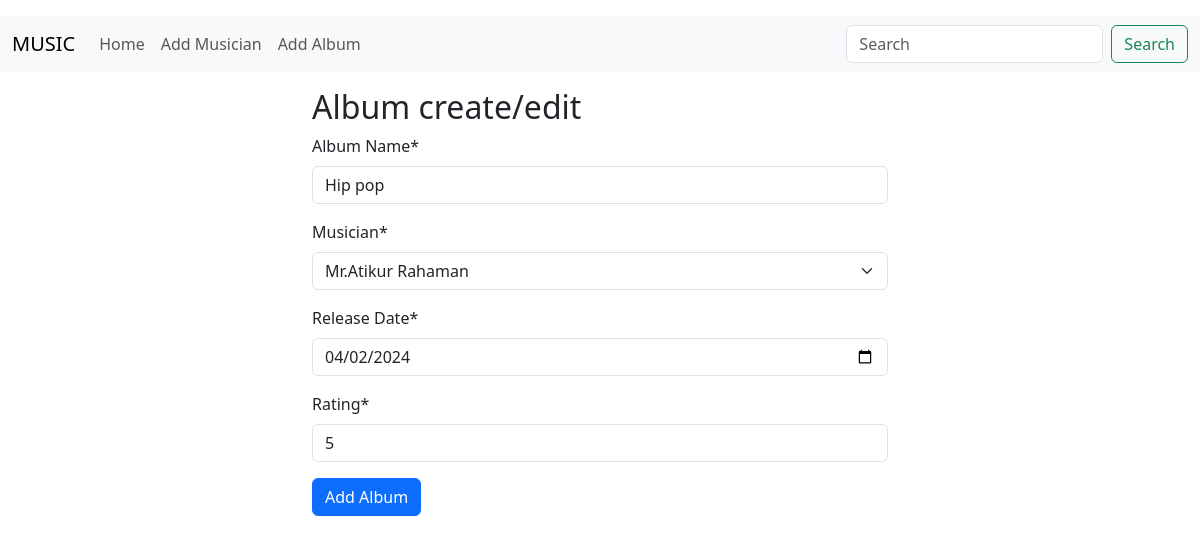
The app's page /album/edit_album/3/ with its own data.
### album/models.py (models this page shows, shortened)
class Album(models.Model):
    name = models.CharField(max_length=100)
    musician = models.ForeignKey(Musician, on_delete=models.CASCADE)
    release_date = models.DateField()
    rating = models.IntegerField()

### album/views.py (the view)
# urls.py: path('edit_album/<int:id>/', EditAlbumView.as_view(), name='edit_album'),
class EditAlbumView(UpdateView):
    model = Album
    form_class = AlbumForm
    template_name = 'add_album.html'
    success_url = reverse_lazy('home')
    pk_url_kwarg = 'id'

### album/forms.py
class AlbumForm(forms.ModelForm):
    class Meta:
        model = Album
        fields = '__all__'
        labels ={
            'name': 'Album Name',
            'artist': 'Artist',
            'release_date': 'Release Date',
            'rating': 'Rating'
        }
        widgets = {
            'release_date': forms.DateInput(attrs={'type': 'date'}),
        }

### musician/models.py (called while the page is built)
    def __str__(self):
        return self.first_name + ' ' + self.last_name

### album/templates/add_album.html
{% extends 'base.html' %} {% load crispy_forms_tags %} {% block content %}
<div class="container w-50 mx-auto">
  <h2>Album create/edit</h2>
  <form method="post" enctype="multipart/form-data">
    {% csrf_token %} {{ form|crispy }}
    <button type="submit" class="btn btn-primary">Add Album</button>
  </form>
</div>
{% endblock %}

### records on screen
Album: name "Hip pop", musician "Mr.Atikur Rahaman", release_date "04/02/2024", rating "5"
